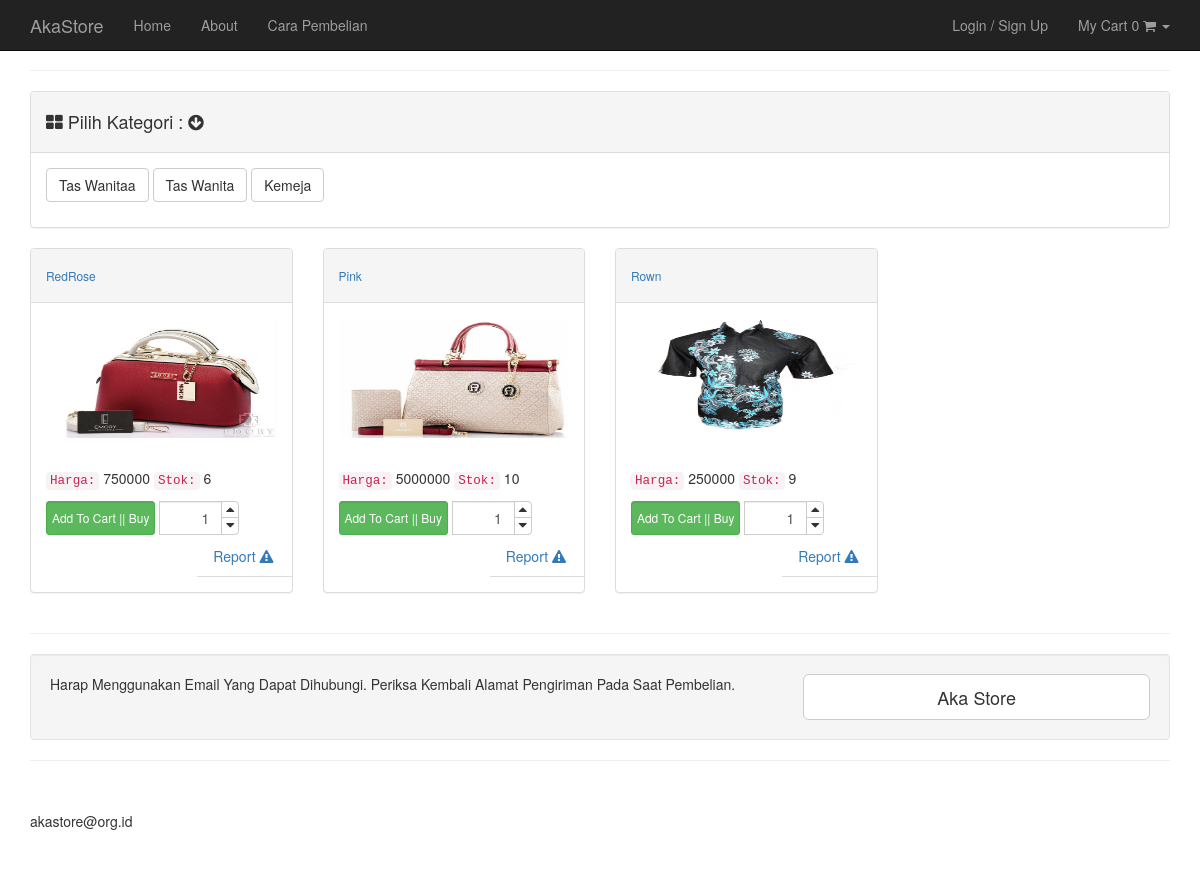
The page / on the database its author committed.
### tables this page shows
CREATE TABLE IF NOT EXISTS `all_settings` (
`all_id` int(3) NOT NULL,
  `all_name_settings` varchar(60) NOT NULL,
  `all_value_settings` varchar(60) NOT NULL
);

CREATE TABLE IF NOT EXISTS `products` (
`pro_id` int(16) NOT NULL,
  `pro_name` varchar(50) NOT NULL,
  `pro_title` varchar(20) NOT NULL,
  `pro_description` text NOT NULL,
  `pro_price` int(9) NOT NULL,
  `pro_stock` int(3) NOT NULL,
  `pro_image` text NOT NULL
);

### application/controllers/home.php (called while the page is built, shortened)
<?php
class Home extends CI_Controller {
	public function __construct ()
	{
		$this->load->model('model_products');
		$this->load->model('model_settings');
	}
	public function index()
	{
		$data['get_sitename'] = $this->model_settings->sitename_settings();
		$data['get_footer'] = $this->model_settings->footer_settings();
		$data['products'] = $this->model_products->all_products();
		$data['starts'] = $this->model_products->dis_products();
		$this->load->view('home',$data);
	}
}

### index.php (called while the page is built, shortened)
<?php
require_once BASEPATH.'core/CodeIgniter.php';

### application/models/model_settings.php (called while the page is built, shortened)
<?php
class Model_settings extends CI_Model {
		public function sitename_settings()
		{
			$query = $this->db->query('SELECT  * FROM all_settings WHERE all_name_settings = "site_name"');
			return $query->result();
		}
		public function footer_settings()
		{
			$query = $this->db->query('SELECT  * FROM all_settings WHERE all_name_settings = "footer"');
			return $query->result();
		}
}

### application/models/model_products.php (called while the page is built, shortened)
<?php
class Model_products extends CI_Model {
		public function all_products()
		{
			$show = $this->db->get('products');
			if($show->num_rows() > 0 ) {
					return $show->result();
			} else {
					 return array();
			}
		}
		public function dis_products()
		{
				$this->db->distinct();
				$query = $this->db->query('SELECT DISTINCT pro_name FROM products');
				return $query->result();
		}
}

### application/views/home.php (the view, shortened to what this page needs)
<!DOCTYPE html>
<html lang="en">
<head>
    <link href="<?php echo base_url('/assets/css/bootstrap.min.css');?>" rel="stylesheet">
    <link href="<?php echo base_url('/assets/css/modern-business.css');?>" rel="stylesheet">
    <link href="<?php echo base_url('/assets/font-awesome/css/font-awesome.min.css');?>" rel="stylesheet" type="text/css">
</head>
<body>
    <?php $this->load->view('layout/navigation')?>
    <div class="container">
        <?php $this->load->view('layout/product_menu')?>
        <div class="row">
			<?php foreach ($products as $product ) : ?>
             <div class="col-md-3">
                <div class="panel panel-default">
                    <div class="panel-heading">
							<a href="<?=base_url('product/detail/'.$product->pro_id);?>"><h6><?=  $product->pro_title  ?></h6></a>
                    </div>
                    <div class="panel-body" width="100px">
						<a href="">
							<?php
								$product_id = $product->pro_id;
								$product_image =['src'	=>'assets/uploads/'.$product->pro_image,
								'class'=>'img-responsive img-portfolio img-hover',
								'id'=>'g'
								];
								echo "<a href='".base_url('product/detail/'.$product_id.'')."'>".img($product_image).'</a>';
							?>
						</a>
                       <p><code>Harga:</code> <?=  $product->pro_price  ?>  <code> Stok:</code> <?=  $product->pro_stock  ?> </p>
					   <?php  if($this->session->userdata('group')	!=	'1'  and $this->session->userdata('group')	!=	'2' ): ?>
						<div class="form-inline">
							<div class="form-group">
							<button id="<?=$product->pro_id;?>" class="btn btn-cart btn-success form-control btn-xs">Add To Cart || Buy</button>
							</div>
							<div class="form-group">
							<div class="input-group spinner">
								<input type="text" class="form-control" id="qty_<?=$product->pro_id;?>" value="1">
								<div class="input-group-btn-vertical">
								  <button class="btn btn-default btn-caret-up" id="<?=$product->pro_id;?>" type="button"><i class="fa fa-caret-up"></i></button>
								  <button class="btn btn-default btn-caret-down" id="<?=$product->pro_id;?>" type="button"><i class="fa fa-caret-down"></i></button>
								</div>
							</div>
							</div>
						</div>
                        <ul class="nav nav-tabs navbar-right">
						<li class="dropdown">
							<a class="dropdown-toggle" data-toggle="dropdown">Report <i class="fa fa-exclamation-triangle"></i></a>
						</li>
						</ul>
						<?php endif;?>
                    </div>
                </div>
            </div>
			<?php endforeach; ?>
        </div>
        <hr>
        <div class="well">
            <div class="row">
                <div class="col-md-8">
                    <p>Harap Menggunakan Email Yang Dapat Dihubungi. Periksa Kembali Alamat Pengiriman Pada Saat Pembelian.</p>
                </div>
                <div class="col-md-4">
                    <a class="btn btn-lg btn-default btn-block" href="#">Aka Store</a>
                </div>
            </div>
        </div>
        <hr>
        <?php $this->load->view('layout/footer')?>
    </div>
</body>
</html>

### application/views/layout/navigation.php (shortened to what this page needs)
<nav class="navbar navbar-inverse navbar-fixed-top" role="navigation">
			<div class="container">
				<div class="navbar-header">
					<a class="navbar-brand" href="<?php echo base_url(); ?>"><?php foreach($get_sitename as $sitename):?><?=  $sitename->all_value_settings;?><?php endforeach;?></a>
				</div>
				<div class="collapse navbar-collapse" id="bs-example-navbar-collapse-1">
					<ul class="nav navbar-nav navbar-left">
						<li>
							<a href="<?php echo base_url(); ?>">Home</a>
						</li>
						<li>
							<a href="<?=base_url('home/about/');?>">About</a>
						</li>
						<li>
							<a href="<?=base_url('home/tutorial/');?>">Cara Pembelian</a>
						</li>
					</ul>
					<ul class="nav navbar-nav navbar-right">
						<?php if ($this->session->userdata('username')): ?>
						<li>
							<?php echo ('<a>'.'You Are : '.$this->session->userdata('username').'</a>'); ?>
						</li>
						<li>
							<?php echo anchor('logout','Logout');?>
							<?php else:?>
						<li>
							<?php echo anchor('login','Login / Sign Up');?>
							<?php endif;?>
						</li>
						<?php  if($this->session->userdata('group')	!=	'1'  and $this->session->userdata('group')	!=	'2' ): ?>
						<li class="dropdown">
							<a href="#" class="dropdown-toggle" data-toggle="dropdown"> My Cart <?= $this->cart->total_items(); ?> <i class="fa fa-shopping-cart"> </i> <b class="caret"> </b></a>
						</li>
						<?php endif;?>
					</ul>
				</div>
			</div>
		</nav>

### application/views/layout/product_menu.php
<div class="row">
          <div class="col-lg-12">
           <hr>
          </div>
          <div class="col-md-12">
              <div class="panel panel-default">
                  <div class="panel-heading">
                      <h4><i class="fa fa-th-large"></i> Pilih Kategori : <i class="fa fa-arrow-circle-down"></i> </h4>
                  </div>
                  <div class="panel-body">
                      <p>
					<?php foreach ($starts as $start ) : ?>
						<?=  anchor('home/showme/'.$start->pro_name,$start->pro_name,['class'=>'btn btn-default']) ?>
                          <?php endforeach; ?>
                      </p>
                  </div>
              </div>
          </div>
      </div>

### application/views/layout/footer.php
<footer>
          <div class="row">
              <div class="col-lg-12">
                  <p><?php foreach($get_footer as $footer):?><?=  $footer->all_value_settings;?><?php endforeach;?></p>
              </div>
          </div>
      </footer>

### assets/css/modern-business.css (style rules this page uses)
html, body { height: 100%; }
body { padding-top: 50px; }
.img-portfolio { margin-bottom: 30px; }
footer { margin: 50px 0; }

### application/views/home.php (style rules this page uses)
.spinner { width: 80px; }
.spinner input { text-align: right; }
.input-group-btn-vertical { position: relative; white-space: nowrap; width: 1%; vertical-align: middle; display: table-cell; }
.input-group-btn-vertical > .btn { display: block; float: none; width: 100%; max-width: 100%; padding: 8px; margin-left: -1px; position: relative; border-radius: 0; }
.input-group-btn-vertical > .btn:first-child { border-top-right-radius: 4px; }
.input-group-btn-vertical > .btn:last-child { margin-top: -2px; border-bottom-right-radius: 4px; }
.input-group-btn-vertical i { position: absolute; top: 0; left: 4px; }
#g { width:500%;height: 120px; }

### rows shown on the page
all_settings: all_value_settings "AkaStore"
products: pro_title "RedRose", pro_image (picture), pro_price "750000", pro_stock "6"
products: pro_title "Pink", pro_image (picture), pro_price "5000000", pro_stock "10"
products: pro_title "Rown", pro_image (picture), pro_price "250000", pro_stock "9"
all_settings: all_value_settings "akastore@org.id"

### other values the page prints
anchor('login','Login / Sign Up') "Login / Sign Up"
$this->cart->total_items() "0"
